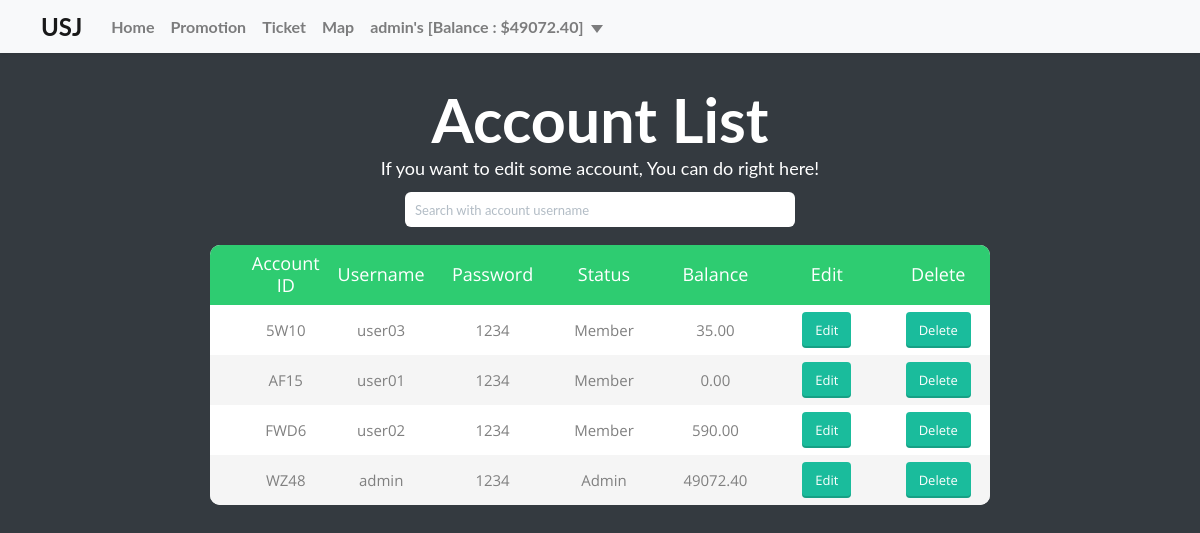
Page /Manage/Account-List.php (signed in) on the committed database.
### tables this page shows
CREATE TABLE `account` (
  `USER_ID` varchar(4) NOT NULL,
  `USERNAME` varchar(30) NOT NULL,
  `PASSWORD` varchar(30) NOT NULL,
  `STATUS_ID` int(3) DEFAULT NULL,
  `MONEY` decimal(10,2) NOT NULL
);

CREATE TABLE `status` (
  `STATUS_ID` int(3) NOT NULL,
  `STATUS_NAME` varchar(50) NOT NULL
);

### Manage/Account-List.php (the view, shortened to what this page needs)
<html>
    <head>
        <link rel="stylesheet" href="../css/bootstrap.css">
        <link rel="stylesheet" href="../css/flat-ui.css">
        <link rel="stylesheet" href="../css/flat-web.css">
        <link rel="stylesheet" href="../css/style.css">
        <link rel="stylesheet" type="text/css" href="../css/account-table.css">
    </head>
    <body>
        <header>
            <nav id="topbar" class="navbar navbar-expand-lg navbar-light bg-light navbared shadow-sm">
                <a class="navbar-brand" href="../index.php">USJ</a>
                <div class="collapse navbar-collapse" id="navbarSupportedContent" style="width: 100%">
                    <ul class="navbar-nav mr-auto">
                        <li class="nav-item">
                            <a class="nav-link" href="../index.php">Home</a>
                        </li>
                        <li class="nav-item">
                            <a class="nav-link" href="../Promotion.php">Promotion</a>
                        </li>
                        <li class="nav-item">
                            <a class="nav-link" href="../Ticket.php">Ticket</a>
                        </li>
                        <li class="nav-item">
                            <a class="nav-link" href="../Map.php">Map</a>
                        </li>
                        <?php
                            if (!isset($_SESSION['USER_LOGON']))
                            {
                                echo "<script> window.location.replace('../index.php'); </script>";
                            }
                            else
                            {
                                if ($_SESSION['USER_STATUS'] == "1")
                                {
                                    echo "<script> window.location.replace('../index.php'); </script>";
                                }
                                else
                                {
                                    $sending = "<li class='nav-item dropdown'>"."\n";
                                    $sending = $sending."<a class='nav-link dropdown-toggle' href='' id='navbarDropdown' role='button'";
                                    $sending = $sending."data-toggle='dropdown' aria-haspopup='true' aria-expanded='false'>
                                                        ".$_SESSION['USER_LOGON']."'s [Balance : $".$_SESSION['USER_BALANCE']."]</a>";
                                    $sending = $sending."<div class='dropdown-menu' aria-labelledby='navbarDropdown'>";
                                    if ($_SESSION['USER_STATUS'] == "99")
                                        $sending = $sending."<a class='dropdown-item' href='../Manage.php'> Manage </a>";
                                    $sending = $sending. "<a class='dropdown-item' href='../Cart.php'> Cart </a>";
                                    $sending = $sending."<a class='dropdown-item' href='../Back-end/Logout.php'> Logout </a>";
                                    $sending = $sending."</div>";
                                    $sending = $sending."</li>";
                                    echo $sending;
                                }
                            }
                        ?>
                    </ul>
                </div>
            </nav>
        </header>
        <main>
            <div class="table-content">
                <div class="limiter">
                    <div class="container-table100">
                        <div class="wrap-table100">
                            <div class="table100">
                                <div class="jumbotron jumbotron-dark text-center">
                                    <h1>Account List</h1>
                                    <p>
                                        If you want to edit some account, You can do right here!
                                    </p>
                                </div>
                                <form action="Account-List.php" method="GET">
                                    <input name="search" type="search" class="form-control input-sm half-width position-mid-v" placeholder="Search with account username"
                                           value="<?php if (isset($_GET['search'])) echo $_GET['search']; ?>" autofocus>
                                </form>
                                <table class="push-m">
                                    <thead>
                                    <tr class="table100-head">
                                        <th class="column1">Account ID</th>
                                        <th class="column2">Username</th>
                                        <th class="column3">Password</th>
                                        <th class="column4">Status</th>
                                        <th class="column5">Balance</th>
                                        <th class="column6">Edit</th>
                                        <th class="column7">Delete</th>
                                    </tr>
                                    </thead>
                                    <tbody>
                                        <?php
                                            if (isset($_GET['search']))
                                            {
                                                require('../Back-end/Connection.php');
                                                $username = $_GET['search'];
                                                $sql = "SELECT USER_ID, USERNAME, PASSWORD, status.STATUS_NAME, MONEY FROM account JOIN status on account.STATUS_ID = status.STATUS_ID WHERE USERNAME like '%".$username."%'";
                                                $resultAccount = mysqli_query($db, $sql);
                                                while ($row = mysqli_fetch_array($resultAccount))
                                                {
                                                    echo "<tr>";
                                                    for ($n = 1; $n <= 5; $n++)
                                                        echo "<td class='column$n'>".($row[$n - 1] !== null ? htmlentities($row[$n - 1], ENT_QUOTES) : "-")."</td>";
                                                    echo "<form action='../Back-end/Account-Edit.php' method='POST'>
                                                          <td class='column6'>
                                                            <input type='hidden' name='' value='$row[0]'>
                                                            <button type='submit' class='btn btn-sm btn-primary btn-embossed'>Edit</button>
                                                          </td> </form>";
                                                    echo "<form action='../Back-end/Account-Delete.php' method='POST'>
                                                          <td class='column7'>
                                                            <input type='hidden' name='' value='$row[0]'>
                                                            <button type='submit' class='btn btn-sm btn-primary btn-embossed'>Delete</button>
                                                          </td> </form>";
                                                    echo "</tr>";
                                                }
                                            }
                                            else
                                            {
                                                require('../Back-end/Connection.php');
                                                $sql = "SELECT USER_ID, USERNAME, PASSWORD, status.STATUS_NAME, MONEY FROM account JOIN status
                                                        ON account.STATUS_ID = status.STATUS_ID AND account.USER_ID != '9999'";
                                                $resultAccount = mysqli_query($db, $sql);
                                                while ($row = mysqli_fetch_array($resultAccount))
                                                {
                                                    echo "<tr>";
                                                    for ($n = 1; $n <= 5; $n++)
                                                        echo "<td class='column$n'>".($row[$n - 1] !== null ? htmlentities($row[$n - 1], ENT_QUOTES) : "-")."</td>";
                                                    echo "<form action='Account-Editor.php' method='POST'>
                                                          <td class='column6'>
                                                            <input type='hidden' name='USER_ID' value='$row[0]'>
                                                            <button type='submit' class='btn btn-sm btn-primary btn-embossed'>Edit</button>
                                                          </td> </form>";
                                                    echo "<form action='../Back-end/Account-Delete.php' method='POST'>
                                                          <td class='column7'>
                                                            <input type='hidden' name='USER_ID' value='$row[0]'>
                                                            <button type='submit' class='btn btn-sm btn-primary btn-embossed'>Delete</button>
                                                          </td> </form>";
                                                    echo "</tr>";
                                                }
                                            }
                                        ?>
                                    </tbody>
                                </table>
                            </div>
                        </div>
                    </div>
                </div>
            </div>
        </main>
    </body>
</html>

### css/flat-web.css (style rules this page uses)
* { margin : 0; padding : 0; }
body { background: #343A40; }
.navbared { border-radius: 0; width: 100%; padding: 0px 20px; margin-bottom: 0px; }
.jumbotron { border-radius: 0 !important; padding: 0 !important; }
.jumbotron-dark { color: white; background: rgba(0, 0, 0, 0); margin: 0; }
.text-center { text-align: center; }
.half-width { width: 50%; }
.push-m { margin-top: 18px; }
.position-mid-v { margin-left: 25%; }

### css/account-table.css (style rules this page uses)
* { box-sizing: border-box; }
h1,h2,h3,h4,h5,h6 { margin: 0px; }
p { margin: 0px; }
ul, li { margin: 0px; list-style-type: none; }
input { display: block; outline: none; border: none !important; margin-top: 8px; }
button { outline: none !important; border: none; background: transparent; }
.table-content { width: 70%; height: 100%; }
.limiter { width: 100%; position: absolute; left: 50%; transform: translateX(-50%); }
.container-table100 { width: 70%; min-height: 100vh; display: -webkit-box; display: -webkit-flex; display: -moz-box; display: -ms-flexbox; display: flex; justify-content: center; flex-wrap: wrap; padding: 33px 30px; position: relative; left: 50%; transform: translateX(-50%); }
.wrap-table100 { width: 100%; }
table { border-spacing: 1; border-collapse: collapse; background: white; border-radius: 10px; overflow: hidden; width: 100%; margin: 0 auto; position: relative; }
table * { position: relative; }
table td, table th { padding-left: 8px; }
table thead tr { height: 60px; background: #2ecc71; }
table tbody tr { height: 50px; }
table tbody tr:last-child { border: 0; }
table td, table th { text-align: left; }
.table100-head th { font-family: OpenSans-Regular; font-size: 18px; color: #fff; line-height: 1.2; font-weight: unset; }
tbody tr:nth-child(even) { background-color: #f5f5f5; }
tbody tr { font-family: OpenSans-Regular; font-size: 15px; color: #808080; line-height: 1.2; font-weight: unset; }
.column1 { text-align: center; width: 14.2%; padding-left: 40px; }
.column2 { text-align: center; width: 14.2%; }
.column3 { text-align: center; width: 14.2%; }
.column4 { text-align: center; width: 14.2%; }
.column5 { text-align: center; width: 14.2%; }
.column6 { text-align: center; width: 14.2%; }
.column7 { text-align: center; width: 14.2%; }

### rows in the picture
account: USER_ID "5W10", USERNAME "user03", PASSWORD "1234", STATUS_ID.STATUS_NAME "Member", MONEY "35.00"
account: USER_ID "AF15", USERNAME "user01", PASSWORD "1234", STATUS_ID.STATUS_NAME "Member", MONEY "0.00"
account: USER_ID "FWD6", USERNAME "user02", PASSWORD "1234", STATUS_ID.STATUS_NAME "Member", MONEY "590.00"
account: USER_ID "WZ48", USERNAME "admin", PASSWORD "1234", STATUS_ID.STATUS_NAME "Admin", MONEY "49072.40"

### other values in the picture
$_SESSION['USER_LOGON'] "admin"
$_SESSION['USER_BALANCE'] "49072.40"
